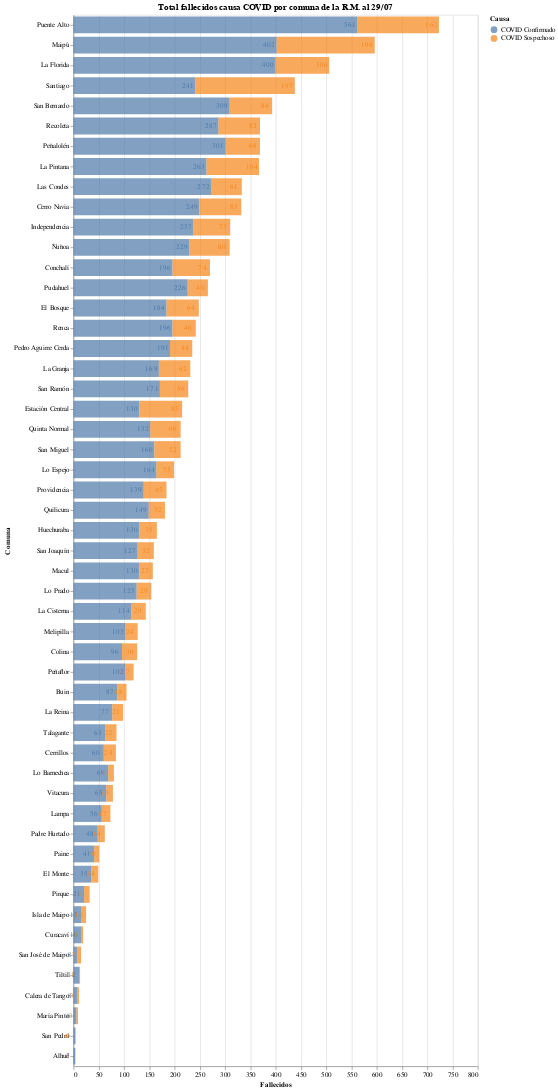

The notebook cell this image was saved under:
### Code cell
#hide_input
bars = alt.Chart(deaths_long_format).mark_bar(opacity=0.7, size=25).encode(
    x = alt.X('Fallecidos:Q', stack='zero'),
    y = alt.Y('Comuna', sort='-x'),
    tooltip = ['Comuna', 'Fallecidos'],
    color = alt.Color('Causa', sort=['Confirmado','Sospechoso']),
    order = alt.Order('Causa')
)

text = alt.Chart(deaths_long_format).mark_text(dx=-11, dy=0, color="#636363").encode(
     x=alt.X('Fallecidos:Q', stack='zero'),
     y=alt.Y('Comuna', sort='-x'),
     color=alt.Color('Causa', sort=['Confirmado','Sospechoso']),
     order = alt.Order("Causa"),
     text=alt.Text("Fallecidos", format=',.0f')
)
(bars+text).properties(
    title = f"Total fallecidos causa COVID por comuna de la R.M. al {pd.to_datetime(last_date).strftime('%d/%m')}",
    width = 600,
    height = alt.Step(30)
)

### Figure 1 — Vega-Lite specification as saved in the notebook (floating-point values rounded to 4 significant figures)
{"config": {"view": {"continuousWidth": 400, "continuousHeight": 300}}, "layer": [{"mark": {"type": "bar", "opacity": 0.7, "size": 25}, "encoding": {"color": {"type": "nominal", "field": "Causa", "sort": ["Confirmado", "Sospechoso"]}, "order": {"type": "nominal", "field": "Causa"}, "tooltip": [{"type": "nominal", "field": "Comuna"}, {"type": "quantitative", "field": "Fallecidos"}], "x": {"type": "quantitative", "field": "Fallecidos", "stack": "zero"}, "y": {"type": "nominal", "field": "Comuna", "sort": "-x"}}}, {"mark": {"type": "text", "color": "#636363", "dx": -11, "dy": 0}, "encoding": {"color": {"type": "nominal", "field": "Causa", "sort": ["Confirmado", "Sospechoso"]}, "order": {"type": "nominal", "field": "Causa"}, "text": {"type": "quantitative", "field": "Fallecidos", "format": ",.0f"}, "x": {"type": "quantitative", "field": "Fallecidos", "stack": "zero"}, "y": {"type": "nominal", "field": "Comuna", "sort": "-x"}}}], "data": {"name": "data-16788800092bf9c719220c85a0643e75"}, "height": {"step": 30}, "title": "Total fallecidos causa COVID por comuna de la R.M. al 29/07", "width": 600, "$schema": "https://vega.github.io/schema/vega-lite/v4.8.1.json", "datasets": {"data-16788800092bf9c719220c85a0643e75": [{"Comuna": "Independencia", "Causa": "COVID Confirmado", "Fallecidos": 237}, {"Comuna": "Vitacura", "Causa": "COVID Confirmado", "Fallecidos": 65}, {"Comuna": "Ñuñoa", "Causa": "COVID Confirmado", "Fallecidos": 229}, {"Comuna": "San Joaquín", "Causa": "COVID Confirmado", "Fallecidos": 127}, {"Comuna": "Lo Barnechea", "Causa": "COVID Confirmado", "Fallecidos": 69}, {"Comuna": "Conchalí", "Causa": "COVID Confirmado", "Fallecidos": 196}, {"Comuna": "Colina", "Causa": "COVID Confirmado", "Fallecidos": 96}, {"Comuna": "San Bernardo", "Causa": "COVID Confirmado", "Fallecidos": 309}, {"Comuna": "Lo Prado", "Causa": "COVID Confirmado", "Fallecidos": 125}, {"Comuna": "La Cisterna", "Causa": "COVID Confirmado", "Fallecidos": 114}, {"Comuna": "San Ramón", "Causa": "COVID Confirmado", "Fallecidos": 171}, {"Comuna": "Paine", "Causa": "COVID Confirmado", "Fallecidos": 41}, {"Comuna": "Calera de Tango", "Causa": "COVID Confirmado", "Fallecidos": 8}, {"Comuna": "Renca", "Causa": "COVID Confirmado", "Fallecidos": 196}, {"Comuna": "Maipú", "Causa": "COVID Confirmado", "Fallecidos": 402}, {"Comuna": "Cerrillos", "Causa": "COVID Confirmado", "Fallecidos": 60}, {"Comuna": "Quinta Normal", "Causa": "COVID Confirmado", "Fallecidos": 152}, {"Comuna": "Lo Espejo", "Causa": "COVID Confirmado", "Fallecidos": 164}, {"Comuna": "Curacaví", "Causa": "COVID Confirmado", "Fallecidos": 16}, {"Comuna": "Las Condes", "Causa": "COVID Confirmado", "Fallecidos": 272}, {"Comuna": "La Reina", "Causa": "COVID Confirmado", "Fallecidos": 77}, {"Comuna": "Pirque", "Causa": "COVID Confirmado", "Fallecidos": 21}, {"Comuna": "Recoleta", "Causa": "COVID Confirmado", "Fallecidos": 287}, {"Comuna": "Estación Central", "Causa": "COVID Confirmado", "Fallecidos": 130}, {"Comuna": "Huechuraba", "Causa": "COVID Confirmado", "Fallecidos": 130}, {"Comuna": "Providencia", "Causa": "COVID Confirmado", "Fallecidos": 139}, {"Comuna": "Pedro Aguirre Cerda", "Causa": "COVID Confirmado", "Fallecidos": 191}, {"Comuna": "Macul", "Causa": "COVID Confirmado", "Fallecidos": 130}, {"Comuna": "La Granja", "Causa": "COVID Confirmado", "Fallecidos": 169}, {"Comuna": "Peñalolén", "Causa": "COVID Confirmado", "Fallecidos": 301}, {"Comuna": "La Florida", "Causa": "COVID Confirmado", "Fallecidos": 400}, {"Comuna": "Cerro Navia", "Causa": "COVID Confirmado", "Fallecidos": 249}, {"Comuna": "Santiago", "Causa": "COVID Confirmado", "Fallecidos": 241}, {"Comuna": "Melipilla", "Causa": "COVID Confirmado", "Fallecidos": 103}, {"Comuna": "Buin", "Causa": "COVID Confirmado", "Fallecidos": 87}, {"Comuna": "San Miguel", "Causa": "COVID Confirmado", "Fallecidos": 160}, {"Comuna": "Pudahuel", "Causa": "COVID Confirmado", "Fallecidos": 226}, {"Comuna": "Peñaflor", "Causa": "COVID Confirmado", "Fallecidos": 102}, {"Comuna": "La Pintana", "Causa": "COVID Confirmado", "Fallecidos": 263}, {"Comuna": "Quilicura", "Causa": "COVID Confirmado", "Fallecidos": 149}, {"Comuna": "El Bosque", "Causa": "COVID Confirmado", "Fallecidos": 184}, {"Comuna": "Puente Alto", "Causa": "COVID Confirmado", "Fallecidos": 561}, {"Comuna": "Talagante", "Causa": "COVID Confirmado", "Fallecidos": 63}, {"Comuna": "Padre Hurtado", "Causa": "COVID Confirmado", "Fallecidos": 48}, {"Comuna": "El Monte", "Causa": "COVID Confirmado", "Fallecidos": 35}, {"Comuna": "Lampa", "Causa": "COVID Confirmado", "Fallecidos": 56}, {"Comuna": "San Pedro", "Causa": "COVID Confirmado", "Fallecidos": 4}, {"Comuna": "Tiltil", "Causa": "COVID Confirmado", "Fallecidos": 12}, {"Comuna": "María Pinto", "Causa": "COVID Confirmado", "Fallecidos": 6}, {"Comuna": "Isla de Maipo", "Causa": "COVID Confirmado", "Fallecidos": 15}, {"Comuna": "Alhué", "Causa": "COVID Confirmado", "Fallecidos": 3}, {"Comuna": "San José de Maipo", "Causa": "COVID Confirmado", "Fallecidos": 8}, {"Comuna": "Independencia", "Causa": "COVID Sospechoso", "Fallecidos": 73}, {"Comuna": "Vitacura", "Causa": "COVID Sospechoso", "Fallecidos": 13}, {"Comuna": "Ñuñoa", "Causa": "COVID Sospechoso", "Fallecidos": 80}, {"Comuna": "San Joaquín", "Causa": "COVID Sospechoso", "Fallecidos": 32}, {"Comuna": "Lo Barnechea", "Causa": "COVID Sospechoso", "Fallecidos": 11}, {"Comuna": "Conchalí", "Causa": "COVID Sospechoso", "Fallecidos": 74}, {"Comuna": "Colina", "Causa": "COVID Sospechoso", "Fallecidos": 30}, {"Comuna": "San Bernardo", "Causa": "COVID Sospechoso", "Fallecidos": 84}, {"Comuna": "Lo Prado", "Causa": "COVID Sospechoso", "Fallecidos": 29}, {"Comuna": "La Cisterna", "Causa": "COVID Sospechoso", "Fallecidos": 29}, {"Comuna": "San Ramón", "Causa": "COVID Sospechoso", "Fallecidos": 56}, {"Comuna": "Paine", "Causa": "COVID Sospechoso", "Fallecidos": 10}, {"Comuna": "Calera de Tango", "Causa": "COVID Sospechoso", "Fallecidos": 3}, {"Comuna": "Renca", "Causa": "COVID Sospechoso", "Fallecidos": 46}, {"Comuna": "Maipú", "Causa": "COVID Sospechoso", "Fallecidos": 194}, {"Comuna": "Cerrillos", "Causa": "COVID Sospechoso", "Fallecidos": 24}, {"Comuna": "Quinta Normal", "Causa": "COVID Sospechoso", "Fallecidos": 60}, {"Comuna": "Lo Espejo", "Causa": "COVID Sospechoso", "Fallecidos": 35}, {"Comuna": "Curacaví", "Causa": "COVID Sospechoso", "Fallecidos": 3}, {"Comuna": "Las Condes", "Causa": "COVID Sospechoso", "Fallecidos": 61}, {"Comuna": "La Reina", "Causa": "COVID Sospechoso", "Fallecidos": 21}, {"Comuna": "Pirque", "Causa": "COVID Sospechoso", "Fallecidos": 11}, {"Comuna": "Recoleta", "Causa": "COVID Sospechoso", "Fallecidos": 82}, {"Comuna": "Estación Central", "Causa": "COVID Sospechoso", "Fallecidos": 85}, {"Comuna": "Huechuraba", "Causa": "COVID Sospechoso", "Fallecidos": 35}, {"Comuna": "Providencia", "Causa": "COVID Sospechoso", "Fallecidos": 45}, {"Comuna": "Pedro Aguirre Cerda", "Causa": "COVID Sospechoso", "Fallecidos": 44}, {"Comuna": "Macul", "Causa": "COVID Sospechoso", "Fallecidos": 27}, {"Comuna": "La Granja", "Causa": "COVID Sospechoso", "Fallecidos": 62}, {"Comuna": "Peñalolén", "Causa": "COVID Sospechoso", "Fallecidos": 68}, {"Comuna": "La Florida", "Causa": "COVID Sospechoso", "Fallecidos": 106}, {"Comuna": "Cerro Navia", "Causa": "COVID Sospechoso", "Fallecidos": 83}, {"Comuna": "Santiago", "Causa": "COVID Sospechoso", "Fallecidos": 197}, {"Comuna": "Melipilla", "Causa": "COVID Sospechoso", "Fallecidos": 24}, {"Comuna": "Buin", "Causa": "COVID Sospechoso", "Fallecidos": 18}, {"Comuna": "San Miguel", "Causa": "COVID Sospechoso", "Fallecidos": 52}, {"Comuna": "Pudahuel", "Causa": "COVID Sospechoso", "Fallecidos": 40}, {"Comuna": "Peñaflor", "Causa": "COVID Sospechoso", "Fallecidos": 17}, {"Comuna": "La Pintana", "Causa": "COVID Sospechoso", "Fallecidos": 104}, {"Comuna": "Quilicura", "Causa": "COVID Sospechoso", "Fallecidos": 32}, {"Comuna": "El Bosque", "Causa": "COVID Sospechoso", "Fallecidos": 64}, {"Comuna": "Puente Alto", "Causa": "COVID Sospechoso", "Fallecidos": 162}, {"Comuna": "Talagante", "Causa": "COVID Sospechoso", "Fallecidos": 22}, {"Comuna": "Padre Hurtado", "Causa": "COVID Sospechoso", "Fallecidos": 14}, {"Comuna": "El Monte", "Causa": "COVID Sospechoso", "Fallecidos": 14}, {"Comuna": "Lampa", "Causa": "COVID Sospechoso", "Fallecidos": 17}, {"Comuna": "San Pedro", "Causa": "COVID Sospechoso", "Fallecidos": 0}, {"Comuna": "Tiltil", "Causa": "COVID Sospechoso", "Fallecidos": 1}, {"Comuna": "María Pinto", "Causa": "COVID Sospechoso", "Fallecidos": 3}, {"Comuna": "Isla de Maipo", "Causa": "COVID Sospechoso", "Fallecidos": 10}, {"Comuna": "Alhué", "Causa": "COVID Sospechoso", "Fallecidos": 1}, {"Comuna": "San José de Maipo", "Causa": "COVID Sospechoso", "Fallecidos": 7}]}}
